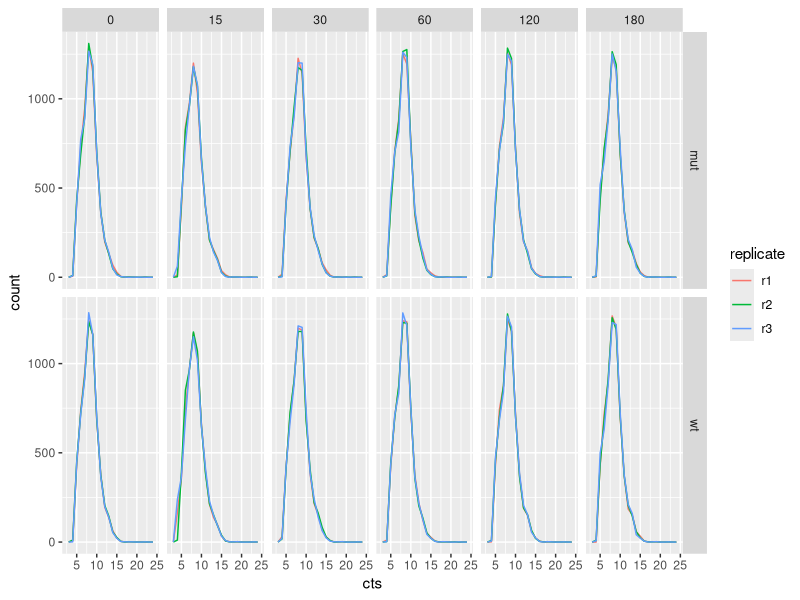
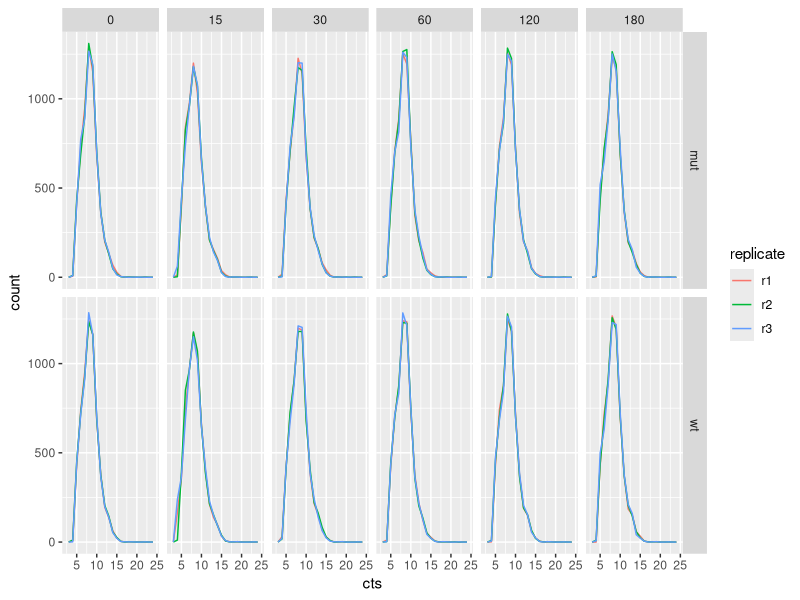
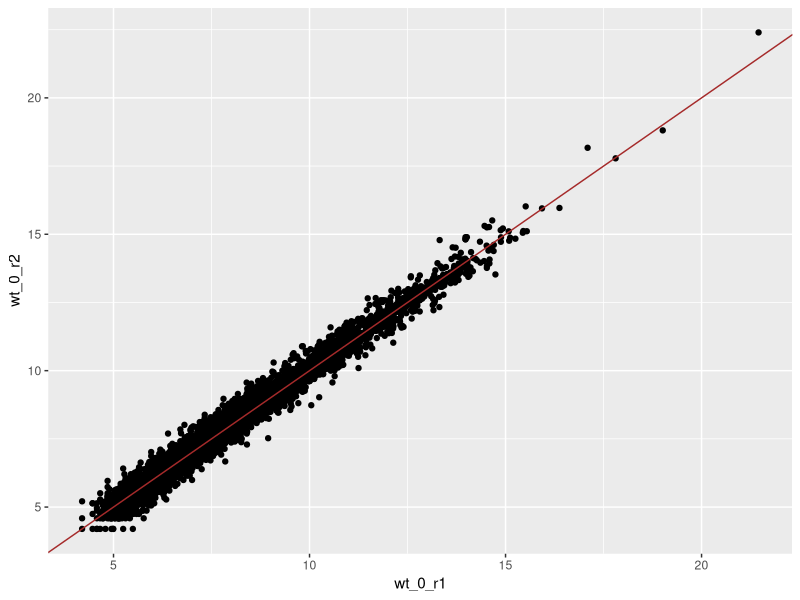
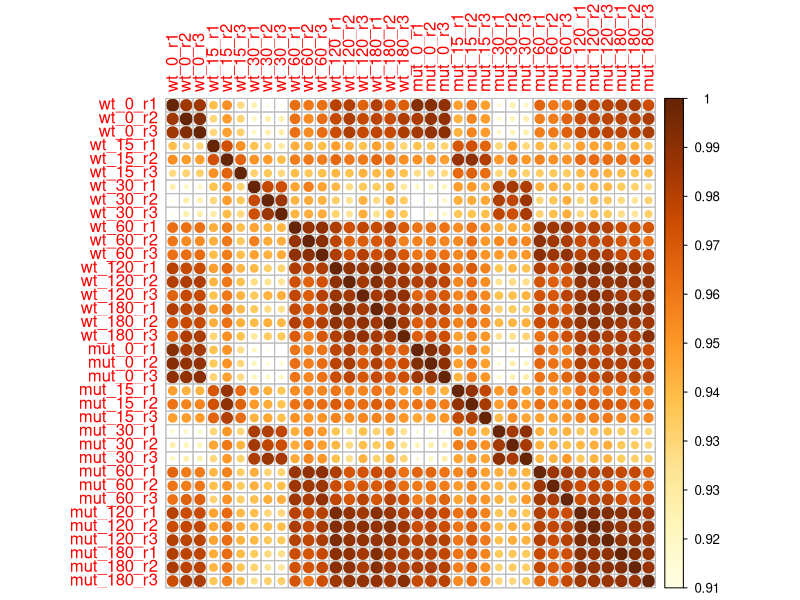
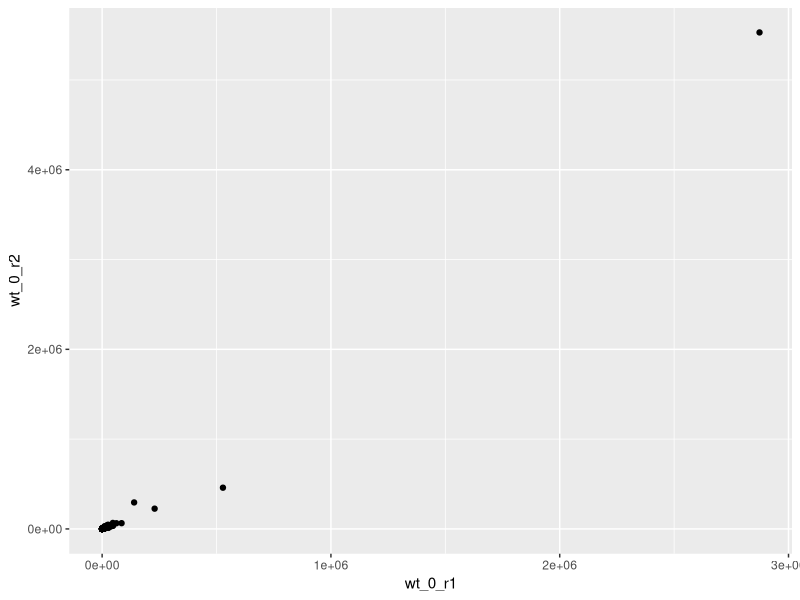
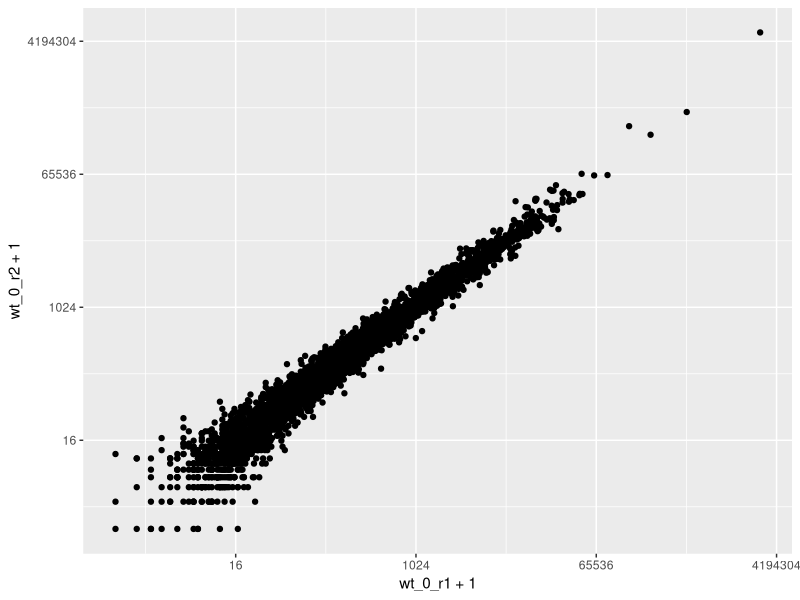
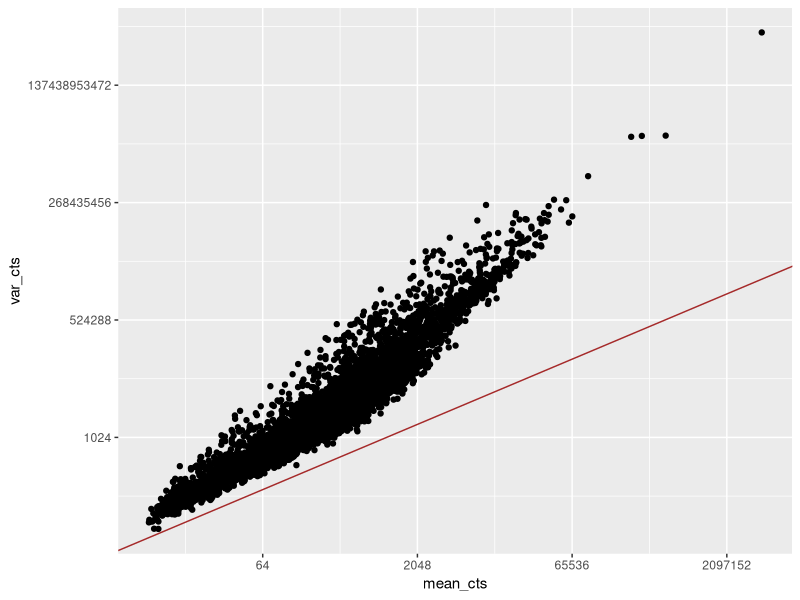
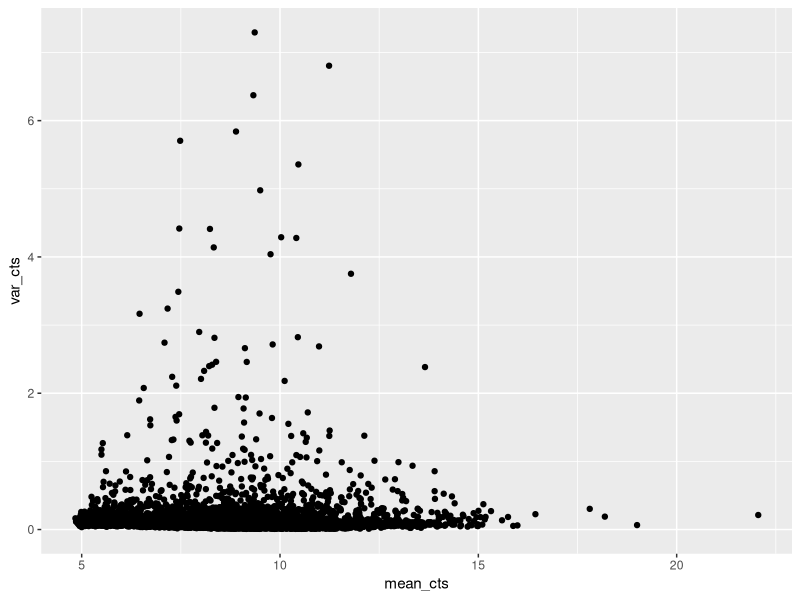

Source code (R) for these figures, in order:
## ---- chunk 1
knitr::opts_chunk$set(echo = TRUE, rows.print = 10)
## ---- chunk 2
##### setup ####

# load packages
library(tidyverse)

# read the data
raw_cts <- read_csv("./data/counts_raw.csv")
trans_cts <- read_csv("./data/counts_transformed.csv")
sample_info <- read_csv("./data/sample_info.csv")
test_result <- read_csv("./data/test_result.csv")
## ---- chunk 3
trans_cts %>%
  pivot_longer(-gene, names_to = "sample", values_to = "cts") %>% 
  left_join(sample_info, by = "sample") %>% 
  ggplot(aes(cts, colour = replicate)) + 
  geom_freqpoly(binwidth = 1) + 
  facet_grid(strain ~ minute)
## ---- chunk 4
# "gather" the counts data
trans_cts_long <- trans_cts %>% 
  pivot_longer(cols = wt_0_r1:mut_180_r3, 
               names_to = "sample", 
               values_to = "cts")

trans_cts_long
## ---- chunk 5
trans_cts_long %>% 
  pivot_wider(names_from = "sample", values_from = "cts")
## ---- chunk 6
raw_cts_long <- raw_cts %>% 
  pivot_longer(wt_0_r1:mut_180_r3, names_to = "sample", values_to = "cts")
## ---- chunk 7
sample_info
## ---- chunk 8
trans_cts_long <- full_join(trans_cts_long, sample_info, by = "sample")

trans_cts_long
## ---- chunk 9
trans_cts_long %>%
  ggplot(aes(cts, colour = replicate)) + 
  geom_freqpoly(binwidth = 1) + 
  facet_grid(strain ~ minute)
## ---- chunk 10
trans_cts %>% 
  ggplot(aes(wt_0_r1, wt_0_r2)) + geom_point() +
  geom_abline(colour = "brown")
## ---- chunk 11
# Calculate all correlations 
trans_cts_corr <- trans_cts %>% 
  # remove the column "gene", which we do not want to calculate correlation on
  select(-gene) %>% 
  # we use Spearman's correlation, a non-parametric metric based on ranks
  cor(method = "spearman")

# Visualise the correlations between the first 5 samples
trans_cts_corr[1:5, 1:5]
## ---- chunk 12
library(corrplot)

corrplot(trans_cts_corr, 
         method = "circle", cl.lim = c(0.8, 1), is.corr = FALSE) 
## ---- chunk 13
raw_cts_long <- raw_cts %>% 
  pivot_longer(-gene, names_to = "sample", values_to = "cts") %>% 
  full_join(sample_info, by = "sample")
## ---- chunk 14
summary(raw_cts_long$cts)
summary(trans_cts_long$cts)
## ---- chunk 15
raw_cts %>% 
  ggplot(aes(wt_0_r1, wt_0_r2)) + 
  geom_point()
## ---- chunk 16
# We add a "pseudocount" of 1 to the count data because otherwise log(0) = -Inf
raw_cts %>% 
  ggplot(aes(wt_0_r1 + 1, wt_0_r2 + 1)) + 
  geom_point() +
  scale_x_continuous(trans = "log2") + 
  scale_y_continuous(trans = "log2")
## ---- chunk 17
# Summarise the data and then plot
raw_cts_long %>% 
  # for each gene
  group_by(gene) %>% 
  # get mean and variance
  summarise(mean_cts = mean(cts),
            var_cts = var(cts)) %>% 
  # plot one against the other
  ggplot(aes(mean_cts, var_cts)) +
  geom_point() +
  geom_abline(colour = "brown") +
  scale_x_continuous(trans = "log2") + 
  scale_y_continuous(trans = "log2")
## ---- chunk 18
trans_cts_long %>% 
  group_by(gene) %>% 
  summarise(mean_cts = mean(cts),
            var_cts = var(cts)) %>% 
  ggplot(aes(mean_cts, var_cts)) +
  geom_point()
